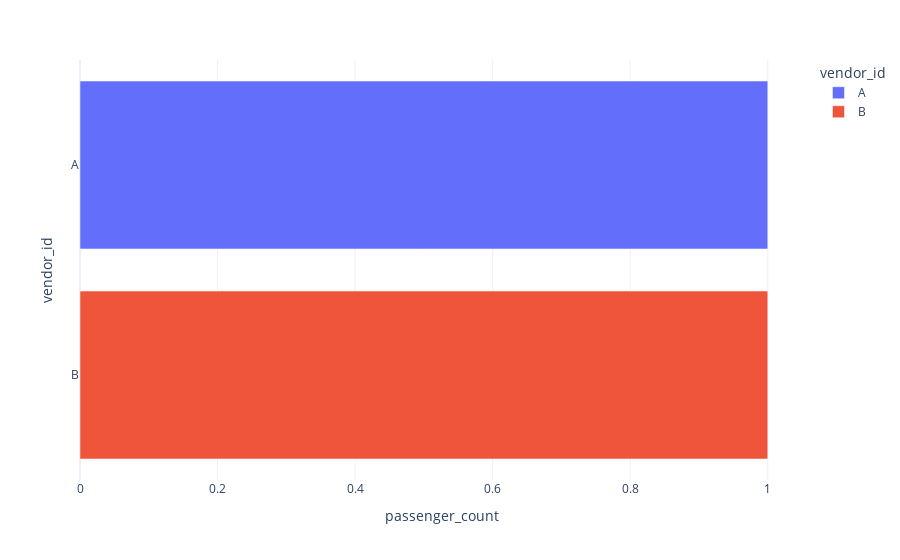

The cell this chart's notebook holds for it:
### Markdown cell above
`-` 추가시각화1 -- `vendor_id`별 `passenger_count`를 barplot으로 시각화

### Code cell
df_feature.groupby('vendor_id').agg({'passenger_count':'mean'})\
.reset_index()\
.plot.bar(y='vendor_id',x='passenger_count',color='vendor_id')

### Figure 1 — Plotly figure (JSON) as saved in the notebook; plotly's stock layout.template omitted (floating-point values rounded to 4 significant figures)
{"data": [{"alignmentgroup": "True", "hovertemplate": "vendor_id=%{y}<br>passenger_count=%{x}<extra></extra>", "legendgroup": "A", "marker": {"color": "#636efa", "pattern": {"shape": ""}}, "name": "A", "offsetgroup": "A", "orientation": "h", "showlegend": true, "textposition": "auto", "type": "bar", "x": [1], "xaxis": "x", "y": ["A"], "yaxis": "y"}, {"alignmentgroup": "True", "hovertemplate": "vendor_id=%{y}<br>passenger_count=%{x}<extra></extra>", "legendgroup": "B", "marker": {"color": "#EF553B", "pattern": {"shape": ""}}, "name": "B", "offsetgroup": "B", "orientation": "h", "showlegend": true, "textposition": "auto", "type": "bar", "x": [1], "xaxis": "x", "y": ["B"], "yaxis": "y"}], "layout": {"autosize": true, "barmode": "relative", "legend": {"title": {"text": "vendor_id"}, "tracegroupgap": 0}, "margin": {"t": 60}, "xaxis": {"anchor": "y", "autorange": true, "domain": [0, 1], "range": [0, 1.053], "title": {"text": "passenger_count"}, "type": "linear"}, "yaxis": {"anchor": "x", "autorange": true, "categoryarray": ["B", "A"], "categoryorder": "array", "domain": [0, 1], "range": [-0.5, 1.5], "title": {"text": "vendor_id"}, "type": "category"}}}
